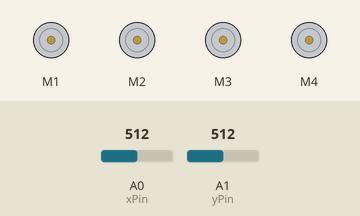
Recording of a sketch running on a simulated Arduino Uno, built with avr-gcc and run on an emulated ATmega328P. On the bench: 4 × DC motor (green arrow = forward, orange = backward, longer = faster). The inputs (shaded band) are chosen by the test bench; at power-on: A0 (xPin) = 512, A1 (yPin) = 512.

Above: at 1.2 s.
1.3 s: A0 (xPin) set to 593
2.8 s: A0 (xPin) set to 610
At 3.2 s:
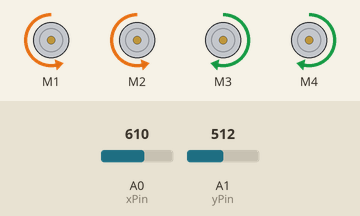
4.3 s: A0 (xPin) set to 390
At 5.5 s:
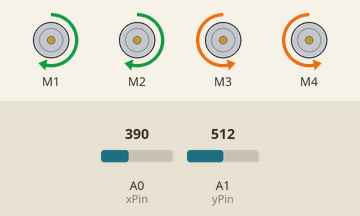
5.8 s: A0 (xPin) set to 415
At 6.7 s:
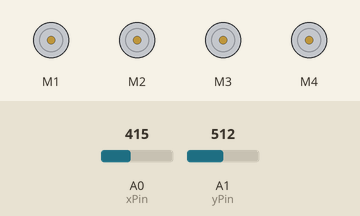
7.3 s: A1 (yPin) set to 582
8.8 s: A1 (yPin) set to 607
At 10.2 s:
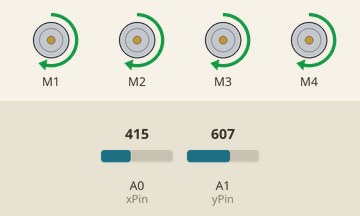
Timing chart, 0 to 11.3 s (numbered marks = the images above; inputs shaded):
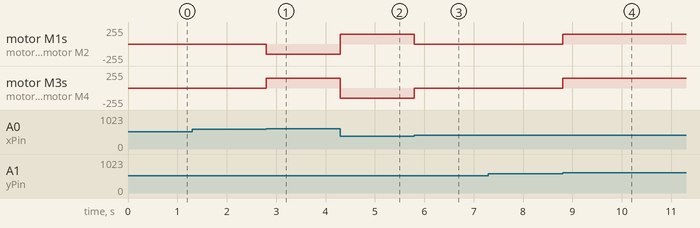

The sketch:

R50._Joystick-Controlled_Robot.ino
```cpp
/*
Components Used:
- Arduino Board
- Joystick Module
- Motor Shield
- DC Motors (4)
- Breadboard
*/

#include <AFMotor.h>

// Define motor objects
AF_DCMotor right_Front(1);
AF_DCMotor right_Back(2);
AF_DCMotor left_Front(3);
AF_DCMotor left_Back(4);

int xPin = A0;  // Joystick X-axis pin
int yPin = A1;  // Joystick Y-axis pin

void setup() {
  right_Front.setSpeed(150);
  right_Back.setSpeed(150);
  left_Front.setSpeed(150);
  left_Back.setSpeed(150);
  Serial.begin(9600);
}

void loop() {
  int xValue = analogRead(xPin);  // Read the X-axis value (0-1023)
  int yValue = analogRead(yPin);  // Read the Y-axis value (0-1023)

  // Joystick control logic
  if (xValue < 400) {
    // Move Left
    left_Front.run(BACKWARD);
    left_Back.run(BACKWARD);
    right_Front.run(FORWARD);
    right_Back.run(FORWARD);
  }
  else if (xValue > 600) {
    // Move Right
    left_Front.run(FORWARD);
    left_Back.run(FORWARD);
    right_Front.run(BACKWARD);
    right_Back.run(BACKWARD);
  }
  else if (yValue < 400) {
    // Move Backward
    left_Front.run(BACKWARD);
    left_Back.run(BACKWARD);
    right_Front.run(BACKWARD);
    right_Back.run(BACKWARD);
  }
  else if (yValue > 600) {
    // Move Forward
    left_Front.run(FORWARD);
    left_Back.run(FORWARD);
    right_Front.run(FORWARD);
    right_Back.run(FORWARD);
  }
  else {
    // Stop robot if joystick is in the center
    right_Front.run(RELEASE);
    right_Back.run(RELEASE);
    left_Front.run(RELEASE);
    left_Back.run(RELEASE);
  }
}
```

Measured:
- the behaviour switches between 600 and 601 on A0 (xPin) (found by bisection; images 0 and 1)
- the behaviour switches between 399 and 400 on A0 (xPin) (found by bisection; images 2 and 3)
- the behaviour switches between 600 and 601 on A1 (yPin) (found by bisection; images 3 and 4)
- after the input at 1.3 s, every drawn part: stays the same
- after the input at 2.8 s, motor M1, motor M2: stopped → backward 150/255 at once; motor M3, motor M4: stopped → forward 150/255 at once
- after the input at 4.3 s, motor M1, motor M2: backward 150/255 → forward 150/255 at once; motor M3, motor M4: forward 150/255 → backward 150/255 at once
- after the input at 5.8 s, motor M1, motor M2: forward 150/255 → stopped at once; motor M3, motor M4: backward 150/255 → stopped at once
- after the input at 7.3 s, every drawn part: stays the same
- after the input at 8.8 s, motor M1–4: stopped → forward 150/255 at once
